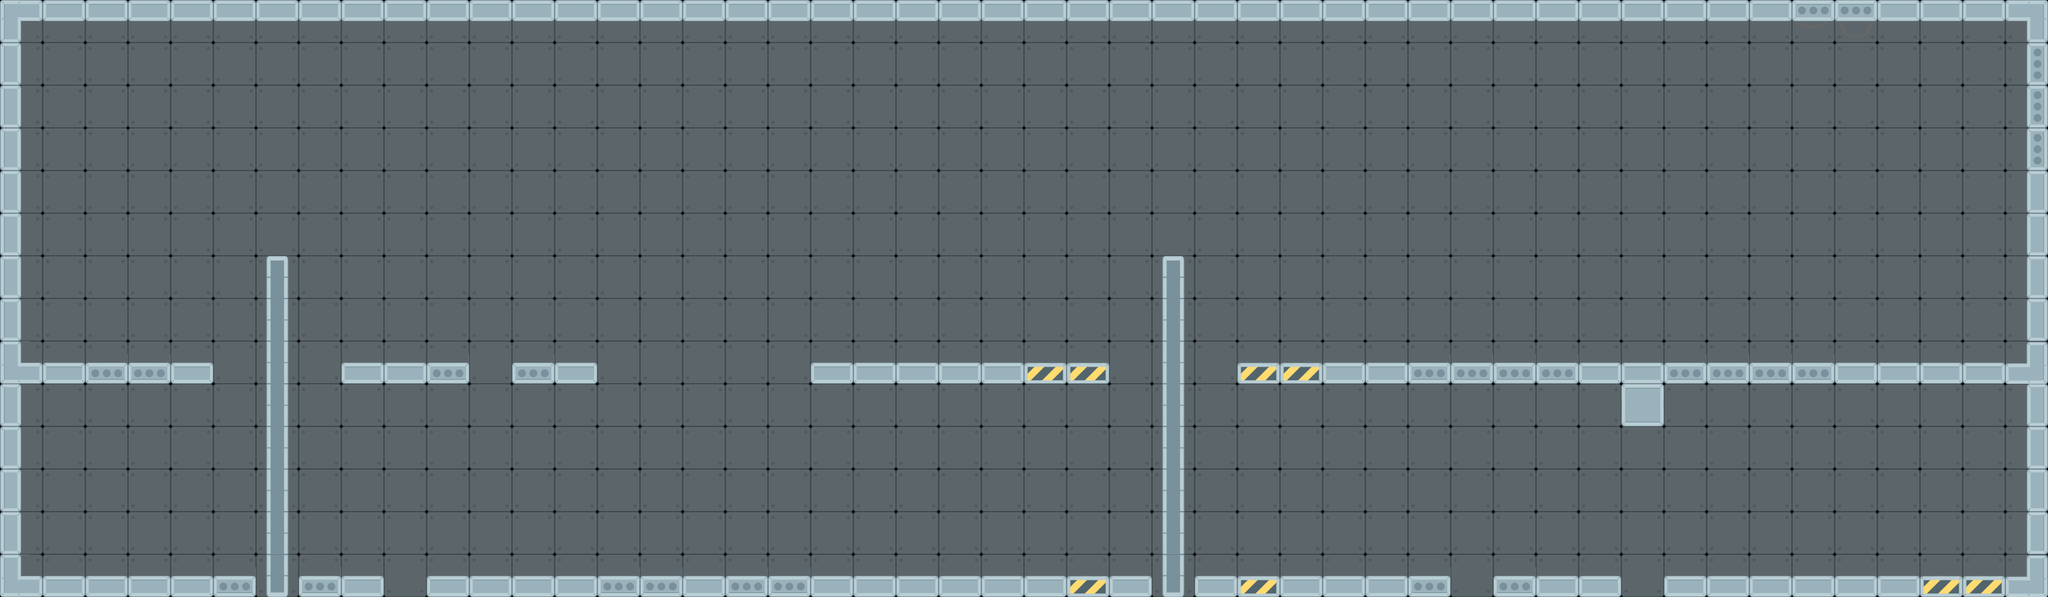

This is a level from a 2D game, rendered from its Tiled map with the project's own tilesets. A one-line summary and the map file follow, with tile-layer data summarised:
An orthogonal 48x14 tile map with 64x64 px tiles, 3 tile layers (background, floor, env) and 70 objects (15x light_soft, 10x light_triangle, 6x box5, 2x box0, 2x gate0, ...).

<map version="1.0" orientation="orthogonal" renderorder="right-down" width="48" height="14" tilewidth="64" tileheight="64" nextobjectid="162">
 <tileset firstgid="1" name="tiles" tilewidth="64" tileheight="64" tilecount="128" columns="16">
  <image source="../tiles.png" width="1024" height="512" />
 </tileset>
 <layer name="background" width="48" height="14" opacity="0.5">
  <data>[672 cells, 672 non-empty, 1 distinct tile ids]</data>
 </layer>
 <layer name="floor" width="48" height="14">
  <data>[672 cells, 150 non-empty, 14 distinct tile ids]</data>
 </layer>
 <layer name="env" width="48" height="14">
  <data>[672 cells, 16 non-empty, 3 distinct tile ids]</data>
 </layer>
 <objectgroup name="obstacles">
  <object id="1" x="4" y="868" width="3068" height="34" />
  <object id="3" x="-7.06061" y="552.606" width="321.242" height="32" />
  <object id="4" x="1" y="0" width="27" height="877" />
  <object id="5" x="3040" y="0" width="27" height="890" />
  <object id="97" x="509.333" y="552" width="450.667" height="32" />
  <object id="99" x="1152" y="550" width="512" height="32" />
  <object id="104" x="1856" y="544" width="1184" height="32" />
  <object id="146" x="2432" y="576" width="64" height="64" />
  <object id="160" x="32" y="0" width="3068" height="34" />
 </objectgroup>
 <objectgroup name="doors">
  <object id="7" x="2880" y="672" width="128" height="192">
   <properties>
    <property name="levelId" value="complete" />
   </properties>
  </object>
 </objectgroup>
 <objectgroup name="lights" visible="0">
  <object id="77" name="light_soft" x="256" y="640" width="64" height="64">
   <properties>
    <property name="alpha" value="0.04" />
    <property name="color" value="0xffE0F7FA" />
    <property name="height" value="1000" />
    <property name="type" value="soft" />
    <property name="width" value="1000" />
   </properties>
  </object>
  <object id="79" name="light_soft" x="448" y="640" width="64" height="64">
   <properties>
    <property name="alpha" value="0.04" />
    <property name="color" value="0xffE0F7FA" />
    <property name="height" value="1000" />
    <property name="type" value="soft" />
    <property name="width" value="1000" />
   </properties>
  </object>
  <object id="80" name="light_soft" x="640" y="640" width="64" height="64">
   <properties>
    <property name="alpha" value="0.04" />
    <property name="color" value="0xffE0F7FA" />
    <property name="height" value="1000" />
    <property name="type" value="soft" />
    <property name="width" value="1000" />
   </properties>
  </object>
  <object id="82" name="light_soft" x="830.667" y="640" width="64" height="64">
   <properties>
    <property name="alpha" value="0.04" />
    <property name="color" value="0xffE0F7FA" />
    <property name="height" value="700" />
    <property name="type" value="soft" />
    <property name="width" value="700" />
   </properties>
  </object>
  <object id="111" name="light_triangle" x="128" y="64" width="64" height="64">
   <properties>
    <property name="alpha" value="0.2" />
    <property name="color" value="0xffffffff" />
    <property name="height" value="2000" />
    <property name="type" value="triangle" />
    <property name="width" value="400" />
   </properties>
  </object>
  <object id="112" name="light_triangle" x="1248" y="64" width="64" height="64">
   <properties>
    <property name="alpha" value="0.1" />
    <property name="color" value="0xffffffff" />
    <property name="height" value="1000" />
    <property name="type" value="triangle" />
    <property name="width" value="400" />
   </properties>
  </object>
  <object id="113" name="light_triangle" x="992" y="64" width="64" height="64">
   <properties>
    <property name="alpha" value="0.13" />
    <property name="color" value="0xffffffff" />
    <property name="height" value="2000" />
    <property name="type" value="triangle" />
    <property name="width" value="400" />
   </properties>
  </object>
  <object id="114" name="light_triangle" x="736" y="64" width="64" height="64">
   <properties>
    <property name="alpha" value="0.1" />
    <property name="color" value="0xffffffff" />
    <property name="height" value="1000" />
    <property name="type" value="triangle" />
    <property name="width" value="400" />
   </properties>
  </object>
  <object id="115" name="light_triangle" x="480" y="64" width="64" height="64">
   <properties>
    <property name="alpha" value="0.1" />
    <property name="color" value="0xffffffff" />
    <property name="height" value="1000" />
    <property name="type" value="triangle" />
    <property name="width" value="400" />
   </properties>
  </object>
  <object id="116" name="light_triangle" x="1536" y="64" width="64" height="64">
   <properties>
    <property name="alpha" value="0.25" />
    <property name="color" value="0xffffffff" />
    <property name="height" value="900" />
    <property name="type" value="triangle" />
    <property name="width" value="400" />
   </properties>
  </object>
  <object id="117" name="light_triangle" x="1792" y="64" width="64" height="64">
   <properties>
    <property name="alpha" value="0.2" />
    <property name="color" value="0xffffffff" />
    <property name="height" value="2000" />
    <property name="type" value="triangle" />
    <property name="width" value="400" />
   </properties>
  </object>
  <object id="119" name="light_triangle" x="2560" y="64" width="64" height="64">
   <properties>
    <property name="alpha" value="0.13" />
    <property name="color" value="0xffffffff" />
    <property name="height" value="2000" />
    <property name="type" value="triangle" />
    <property name="width" value="400" />
   </properties>
  </object>
  <object id="120" name="light_triangle" x="2304" y="64" width="64" height="64">
   <properties>
    <property name="alpha" value="0.1" />
    <property name="color" value="0xffffffff" />
    <property name="height" value="1000" />
    <property name="type" value="triangle" />
    <property name="width" value="400" />
   </properties>
  </object>
  <object id="121" name="light_triangle" x="2048" y="64" width="64" height="64">
   <properties>
    <property name="alpha" value="0.1" />
    <property name="color" value="0xffffffff" />
    <property name="height" value="1000" />
    <property name="type" value="triangle" />
    <property name="width" value="400" />
   </properties>
  </object>
  <object id="123" name="light_soft" x="1408" y="640" width="64" height="64">
   <properties>
    <property name="alpha" value="0.04" />
    <property name="color" value="0xffE0F7FA" />
    <property name="height" value="1000" />
    <property name="type" value="soft" />
    <property name="width" value="1000" />
   </properties>
  </object>
  <object id="124" name="light_soft" x="1216" y="640" width="64" height="64">
   <properties>
    <property name="alpha" value="0.04" />
    <property name="color" value="0xffE0F7FA" />
    <property name="height" value="1000" />
    <property name="type" value="soft" />
    <property name="width" value="1000" />
   </properties>
  </object>
  </objectgroup>
 <objectgroup name="players">
  <!-- 2 objects omitted --></objectgroup>
 <objectgroup name="boxes">
  <!-- 11 objects omitted --></objectgroup>
 <objectgroup name="sensors">
  <!-- 3 objects omitted --></objectgroup>
 <objectgroup name="elevators">
  <!-- 2 objects omitted --></objectgroup>
 <objectgroup name="gates">
  <!-- 2 objects omitted --></objectgroup>
 <objectgroup name="switches">
  <!-- 2 objects omitted --></objectgroup>
 <objectgroup name="fans">
  <!-- 12 objects omitted --></objectgroup>
 <objectgroup name="terminals">
  <!-- 1 objects omitted --></objectgroup>
</map>
<!-- 44 of 70 objects omitted -->
